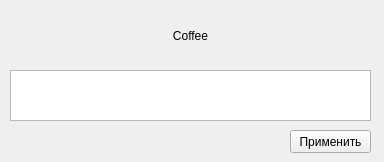
<?xml version="1.0" encoding="UTF-8"?>
<ui version="4.0">
 <class>Form</class>
 <widget class="QWidget" name="Form">
  <property name="geometry">
   <rect>
    <x>0</x>
    <y>0</y>
    <width>384</width>
    <height>162</height>
   </rect>
  </property>
  <property name="windowTitle">
   <string>Edit database</string>
  </property>
  <widget class="QLabel" name="label">
   <property name="geometry">
    <rect>
     <x>80</x>
     <y>10</y>
     <width>221</width>
     <height>51</height>
    </rect>
   </property>
   <property name="styleSheet">
    <string notr="true">font: 30pt &quot;Lucida Sans Unicode&quot;;</string>
   </property>
   <property name="text">
    <string>Coffee</string>
   </property>
   <property name="alignment">
    <set>Qt::AlignCenter</set>
   </property>
  </widget>
  <widget class="QTextEdit" name="textEdit">
   <property name="geometry">
    <rect>
     <x>10</x>
     <y>70</y>
     <width>361</width>
     <height>51</height>
    </rect>
   </property>
  </widget>
  <widget class="QPushButton" name="pushButton">
   <property name="geometry">
    <rect>
     <x>290</x>
     <y>130</y>
     <width>81</width>
     <height>23</height>
    </rect>
   </property>
   <property name="text">
    <string>Применить</string>
   </property>
  </widget>
 </widget>
 <resources/>
 <connections/>
</ui>
